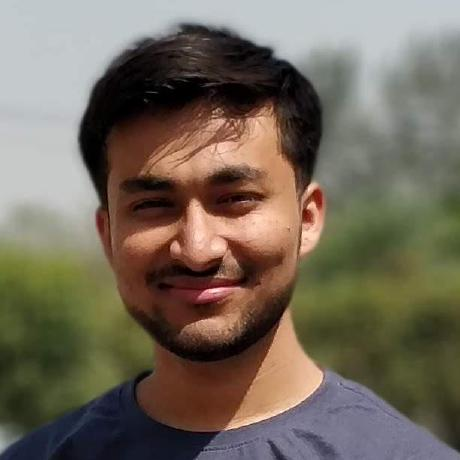
#> input picture assets/author.jpg, 460 x 460 px
$ python generate_og_base.py
#> lines starting #> are read from the running program, lines starting #| are printed output that depends on the picture
#> in generate, `img = Image.new("RGB", (WIDTH, HEIGHT))`: img: PIL image 1200x630 RGB; every value is 0
#!/usr/bin/env python3
# /// script
# requires-python = ">=3.14"
# dependencies = ["Pillow"]
# ///
"""Generate the base OG image template for Hugo blog posts.

Creates a 1200x630px image with:
- Dark navy gradient background
- Light blue accent line at top
- Separator line for metadata section
- Circular author photo on the right
- "iamit.in" branding at bottom right
- Decorative dots at bottom left

Usage:
    uv run scripts/generate_og_base.py
"""


from pathlib import Path

from PIL import Image, ImageDraw, ImageFont

SCRIPT_DIR = Path(__file__).parent
REPO_ROOT = SCRIPT_DIR.parent
ASSETS_DIR = REPO_ROOT / "assets"
FONTS_DIR = ASSETS_DIR / "fonts"
OUTPUT_PATH = ASSETS_DIR / "og_base.png"
TITLE_CANVAS_PATH = ASSETS_DIR / "og_title_canvas.png"
AUTHOR_PHOTO = ASSETS_DIR / "author.jpg"

WIDTH = 1200
HEIGHT = 630
TITLE_CANVAS_WIDTH = 850
TITLE_CANVAS_HEIGHT = 400


def gradient_color(y: int) -> tuple[int, int, int]:
    r = int(15 + (25 - 15) * y / HEIGHT)
    g = int(23 + (35 - 23) * y / HEIGHT)
    b = int(42 + (65 - 42) * y / HEIGHT)
    return (r, g, b)


def create_gradient(draw: ImageDraw.Draw, width: int = WIDTH) -> None:
#> called with width = 1200
    for y in range(HEIGHT):
        draw.line([(0, y), (width, y)], fill=gradient_color(y))


def add_accent_line(draw: ImageDraw.Draw) -> None:
    draw.rectangle([(0, 0), (WIDTH, 5)], fill=(99, 179, 237))


def add_separator_line(draw: ImageDraw.Draw) -> None:
    draw.rectangle([(80, 410), (WIDTH - 80, 411)], fill=(50, 65, 100))


def add_author_photo(img: Image.Image) -> None:
    photo = Image.open(AUTHOR_PHOTO)
#> photo is the input picture: PIL image 460x460 RGB; mean R, G, B 114.6, 104.5, 90.3
    photo_size = 200
    photo = photo.resize((photo_size, photo_size), Image.LANCZOS)
#> photo: PIL image 200x200 RGB

    # Circular mask
    mask = Image.new("L", (photo_size, photo_size), 0)
#> mask: PIL image 200x200 L; every value is 0
    mask_draw = ImageDraw.Draw(mask)
    mask_draw.ellipse([(0, 0), (photo_size, photo_size)], fill=255)

    # Border ring
    border_size = 4
    photo_x = WIDTH - photo_size - 100
    photo_y = 120
    ring_draw = ImageDraw.Draw(img)
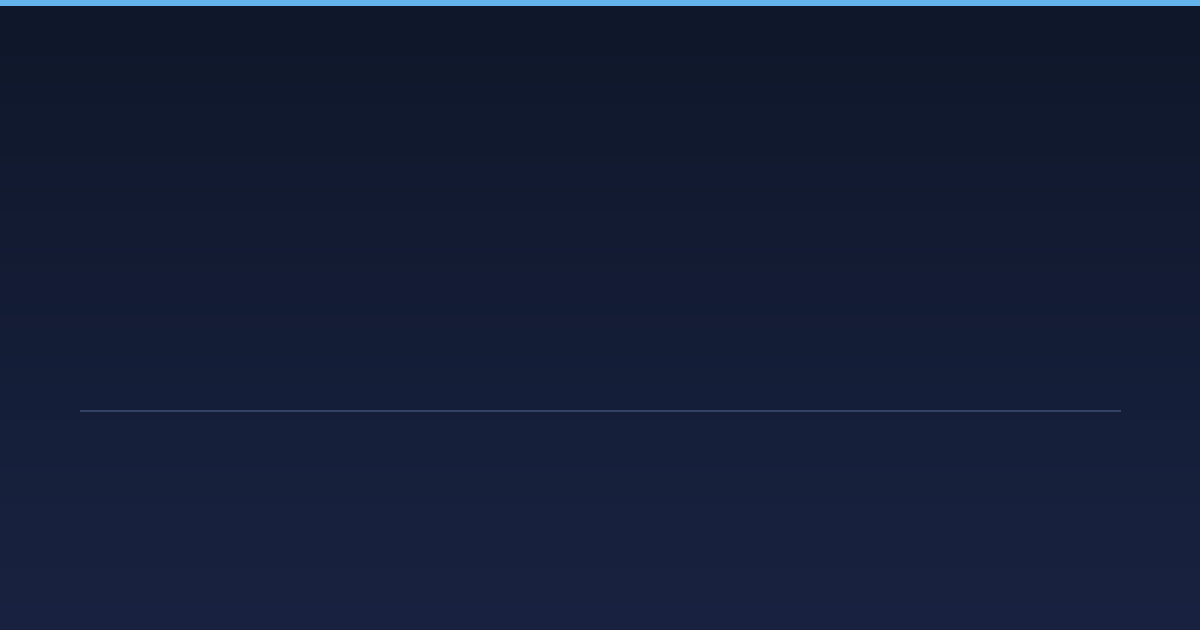
#> img: PIL image 1200x630 RGB; mean R, G, B 20.4, 30.1, 55
    ring_draw.ellipse(
        [
            (photo_x - border_size, photo_y - border_size),
            (photo_x + photo_size + border_size, photo_y + photo_size + border_size),
        ],
        fill=(50, 70, 110),
    )

    img.paste(photo, (photo_x, photo_y), mask)
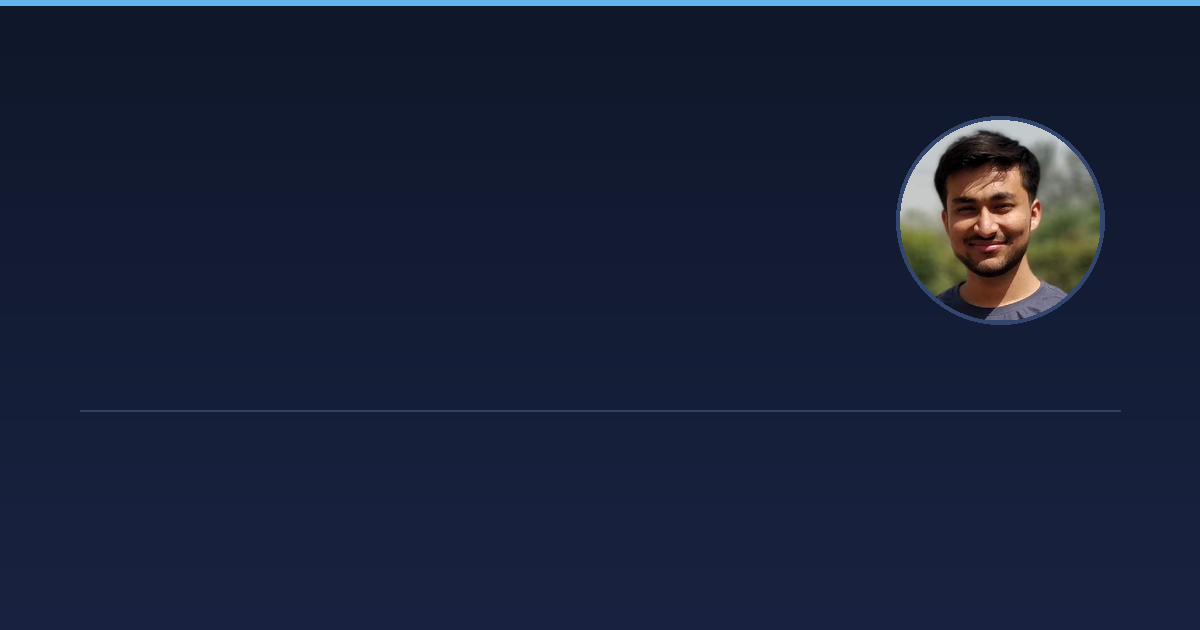
#> img: PIL image 1200x630 RGB; mean R, G, B 24.4, 33.2, 56.5


def add_branding(draw: ImageDraw.Draw) -> None:
    font_path = FONTS_DIR / "FiraSans-Regular.ttf"
    try:
        brand_font = ImageFont.truetype(str(font_path), 22)
    except OSError:
        brand_font = ImageFont.load_default()

    brand_text = "iamit.in"
    bbox = draw.textbbox((0, 0), brand_text, font=brand_font)
    text_width = bbox[2] - bbox[0]
    draw.text(
        (WIDTH - text_width - 80, HEIGHT - 70),
        brand_text,
        fill=(120, 145, 185),
        font=brand_font,
    )


def add_decorative_dots(draw: ImageDraw.Draw) -> None:
    for i in range(3):
        for j in range(3):
            x = 80 + i * 14
            y = HEIGHT - 80 + j * 14
            draw.ellipse([(x, y), (x + 5, y + 5)], fill=(60, 85, 130))


def generate() -> None:
    ASSETS_DIR.mkdir(parents=True, exist_ok=True)

    img = Image.new("RGB", (WIDTH, HEIGHT))
    draw = ImageDraw.Draw(img)

    create_gradient(draw)
    add_accent_line(draw)
    add_separator_line(draw)
    add_author_photo(img)

    # Re-create draw after pasting photo
    draw = ImageDraw.Draw(img)
    add_branding(draw)
    add_decorative_dots(draw)

    img.save(str(OUTPUT_PATH), "PNG")
    print(f"Created {OUTPUT_PATH} ({WIDTH}x{HEIGHT})")

    # Title canvas: narrow+short image with matching gradient for text wrapping
    title_canvas = Image.new("RGB", (TITLE_CANVAS_WIDTH, TITLE_CANVAS_HEIGHT))
#> title_canvas: PIL image 850x400 RGB; every value is 0
    tc_draw = ImageDraw.Draw(title_canvas)
    for y in range(TITLE_CANVAS_HEIGHT):
        tc_draw.line([(0, y), (TITLE_CANVAS_WIDTH, y)], fill=gradient_color(y))
    tc_draw.rectangle([(0, 0), (TITLE_CANVAS_WIDTH, 5)], fill=(99, 179, 237))
    title_canvas.save(str(TITLE_CANVAS_PATH), "PNG")
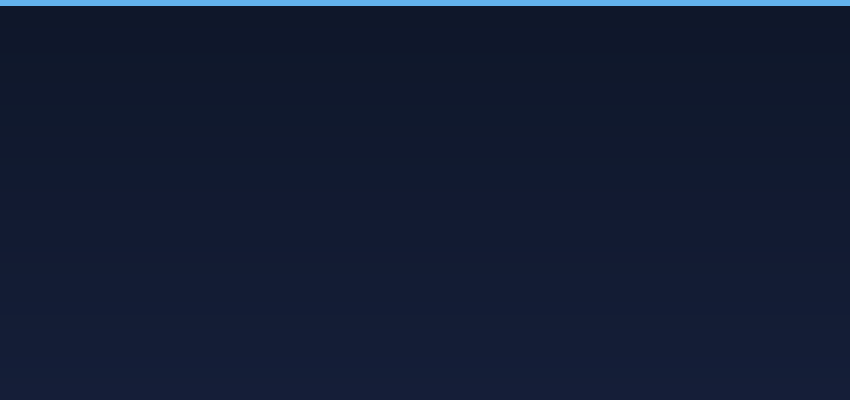
#> saved as og_title_canvas.png: PIL image 850x400 RGB; mean R, G, B 19, 28.7, 51.7
    print(f"Created {TITLE_CANVAS_PATH} ({TITLE_CANVAS_WIDTH}x{TITLE_CANVAS_HEIGHT})")


if __name__ == "__main__":
    generate()

$ run again, with assets/aaron-codegen.jpg copied over assets/author.jpg
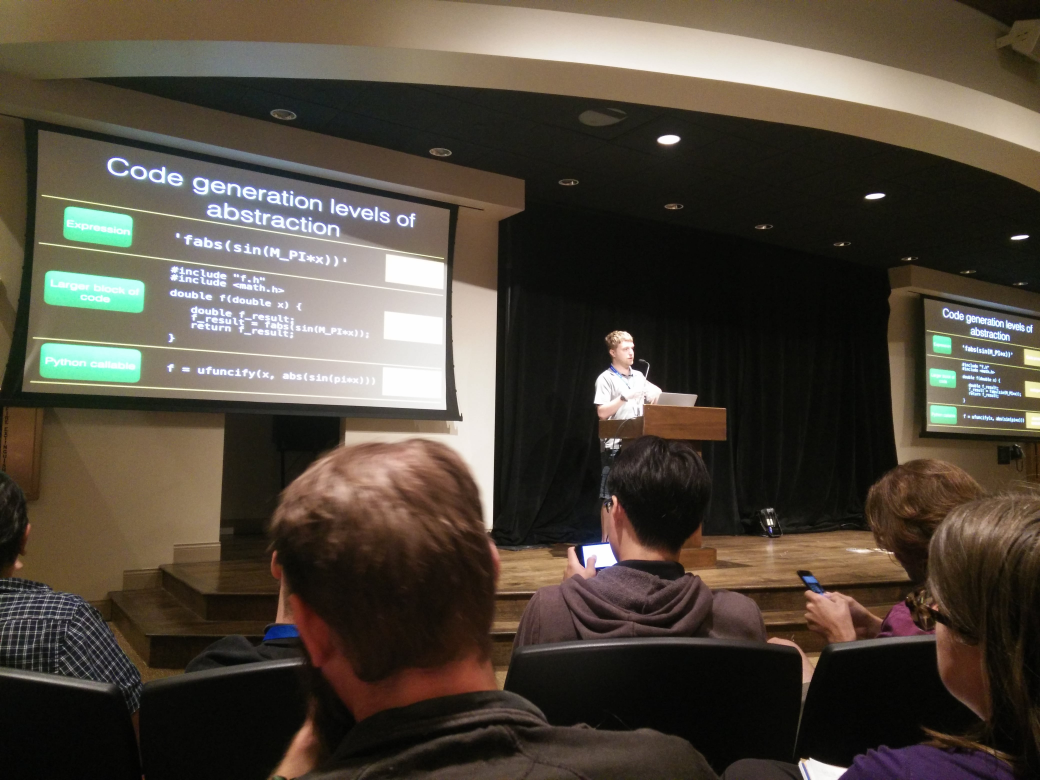
#> input picture assets/aaron-codegen.jpg, 4160 x 3120 px (shown at 1/4 size)
#> in add_author_photo, photo is the input picture: PIL image 4160x3120 RGB; mean R, G, B 79.1, 70.6, 59.6
#> in add_author_photo, `photo = photo.resize((photo_size, photo_size), Image.LANCZOS)`:
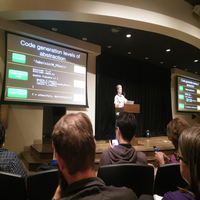
#> photo: PIL image 200x200 RGB; mean R, G, B 79.1, 70.6, 59.6
#> mask: PIL image 200x200 L; every value is 0
#> in add_author_photo, `img.paste(photo, (photo_x, photo_y), mask)`:
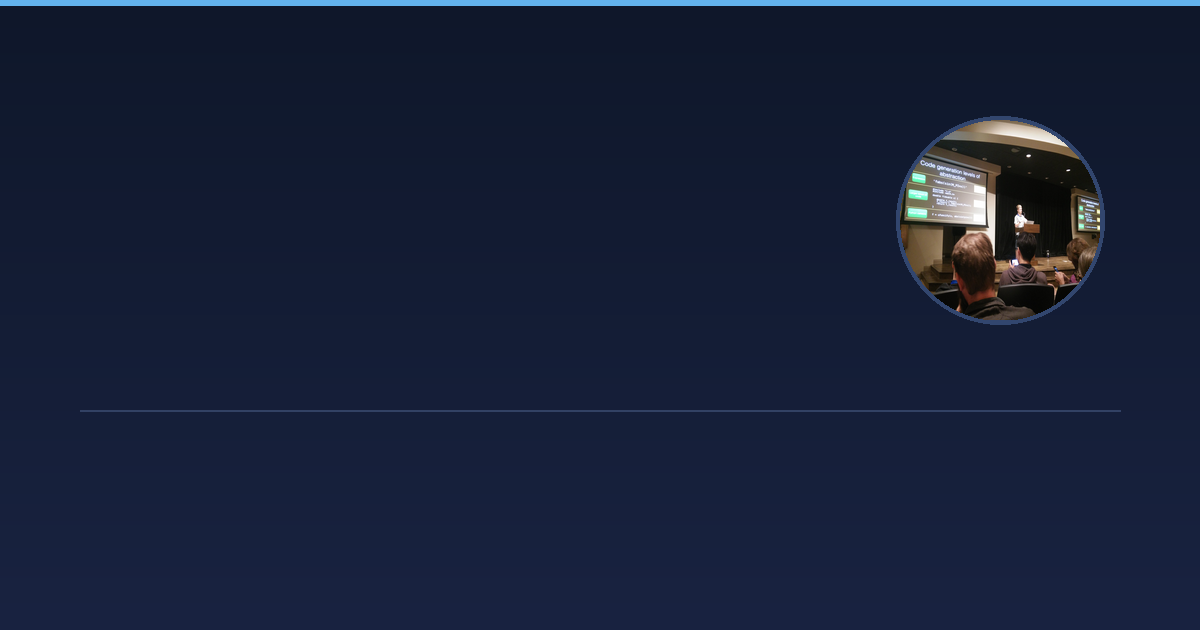
#> img: PIL image 1200x630 RGB; mean R, G, B 23.2, 32.2, 55.7
#> title_canvas: PIL image 850x400 RGB; every value is 0
